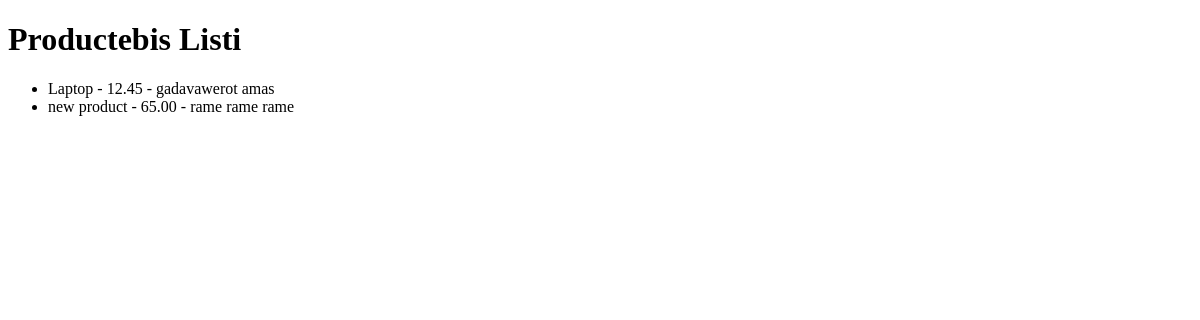
Before: /app1/products with the older database file.
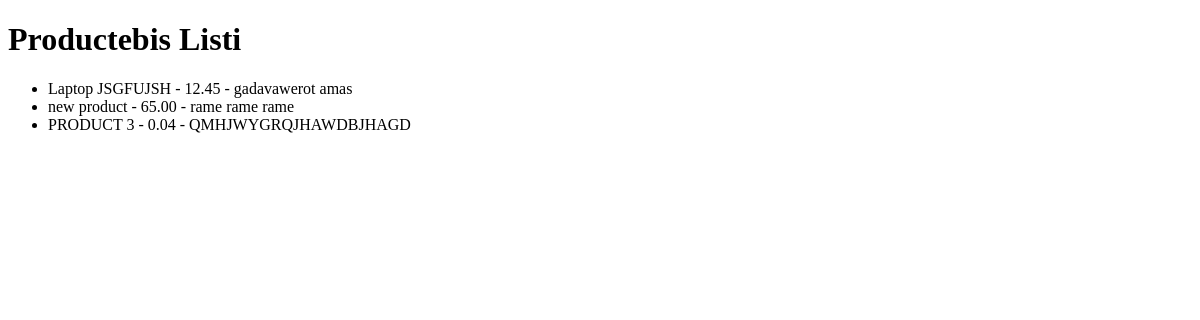
After: the same page with the newer database file.
### app1/models.py (models this page shows, shortened)
class Product(models.Model): # create table ....
    name = models.CharField(max_length=100)  # varchar(100)
    price = models.DecimalField(max_digits=6, decimal_places=2) #Decimal(6, 2)
    in_stock = models.BooleanField(default=True) # BOOLEAN
    description = models.TextField()

### app1/views.py (the view)
# urls.py: path("products", product_list, name="product_list"),
def product_list(request):
    products = Product.objects.all()
    return render(request, "products/product_list.html", {"products": products})

### templates/products/product_list.html (shortened to what this page needs)
<!DOCTYPE html>
<html lang="en">
<head>
</head>
<body>
    <h1>Productebis Listi</h1>
    <ul>
        {% for product in products %}
            <li>
                {{ product.name }} -
                {{ product.price }} -
                {{ product.description }}
            </li>
        {% endfor %}
    </ul>
</body>
</html>

Changed rows visible on the page:
changed Product "gadavawerot amas": name "Laptop" → "Laptop JSGFUJSH"
added Product: name "PRODUCT 3", price "0.04", description "QMHJWYGRQJHAWDBJHAGD"
